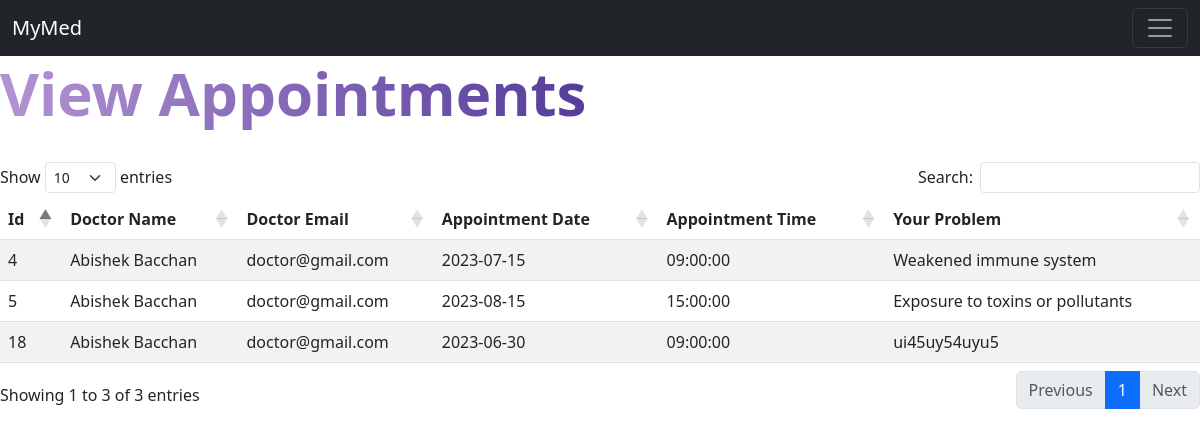
The app's page /Patient/appointmentview.php (signed in) with its own data.
### tables this page shows
CREATE TABLE `appointmenttable` (
  `appointid` int(11) NOT NULL,
  `docid` int(11) NOT NULL,
  `patientid` int(11) NOT NULL,
  `appointmentdate` date NOT NULL,
  `appointmenttime` time NOT NULL,
  `Concern` varchar(300) NOT NULL,
  `appointmentdone` int(11) NOT NULL DEFAULT 0
);

CREATE TABLE `logintable` (
  `LoginId` int(11) NOT NULL,
  `Username` varchar(50) NOT NULL,
  `Email` varchar(50) NOT NULL,
  `Password` varchar(255) NOT NULL,
  `D.O.B` date NOT NULL,
  `Gender` varchar(10) NOT NULL,
  `Role` varchar(10) NOT NULL,
  `AccountCreation` datetime NOT NULL DEFAULT current_timestamp(),
  `verificationcode` varchar(255) NOT NULL,
  `isverified` int(11) NOT NULL DEFAULT 0,
  `NMCno` varchar(255) NOT NULL,
  `certificate` varchar(300) NOT NULL,
  `verifieddoctor` int(11) NOT NULL DEFAULT 0,
  `userdelete` int(11) NOT NULL DEFAULT 0
);

### Patient/appointmentview.php (the view, shortened to what this page needs)
<?php
$Logid = "";
if (isset($_SESSION['patientid'])) {
  $Logid = $_SESSION['patientid'];
}
?>
<!doctype html>
<html lang="en">
  <head>
    <link rel="stylesheet" href="../css/admin.css">
    <link rel="stylesheet" href="https://cdnjs.cloudflare.com/ajax/libs/twitter-bootstrap/5.2.0/css/bootstrap.min.css">
    <link rel="stylesheet" href="https://cdn.datatables.net/1.13.4/css/dataTables.bootstrap5.min.css">
  </head>
  <body>
<?php
require 'nabbar.php';
?>
<br>
<br>
<span class="title">View Appointments</span>
<br>
<br>
<table id="example" class="table table-striped" style="width:100%">
        <thead>
            <tr>
                <th>Id</th>
                <th>Doctor Name</th>
                <th>Doctor Email</th>
                <th>Appointment Date</th>
                <th>Appointment Time</th>
                <th> Your Problem</th>
            </tr>
        </thead>
        <?php
            require '../connection.php';
         $sqls="SELECT a.patientid, a.docid AS doctorid,a.Concern, a.appointid,a.appointmenttime,a.appointmentdate, l.Username, l.Email
         FROM appointmenttable a
         INNER JOIN logintable l ON a.docid = l.LoginId  WHERE appointmentdate > CURDATE() AND patientid = '$Logid'
         ";
$ress=mysqli_query($conn,$sqls);
  while($anser=mysqli_fetch_array($ress)){
   echo "<tr>
  <td>".$anser['appointid']."</td>
  <td>".$anser['Username']."</td>
  <td>".$anser['Email']."</td>
  <td>".$anser['appointmentdate']."</td>
   <td>".$anser['appointmenttime']."</td>
   <td>".$anser['Concern']."</td>
   </tr>";
  }
  ?>
    </table>
<body>
    </html>

### css/admin.css (style rules this page uses)
.title { font-size: 60px; font-weight: 600; background-image: linear-gradient(to left, #553c9a, #b393d3); color: transparent; background-clip: text; -webkit-background-clip: text; }

### records on screen
appointmenttable: appointid "4", docid.Username "Abishek Bacchan", docid.Email "doctor@gmail.com", appointmentdate "2023-07-15", appointmenttime "09:00:00", Concern "Weakened immune system"
appointmenttable: appointid "5", docid.Username "Abishek Bacchan", docid.Email "doctor@gmail.com", appointmentdate "2023-08-15", appointmenttime "15:00:00", Concern "Exposure to toxins or pollutants"
appointmenttable: appointid "18", docid.Username "Abishek Bacchan", docid.Email "doctor@gmail.com", appointmentdate "2023-06-30", appointmenttime "09:00:00", Concern "ui45uy54uyu5"
